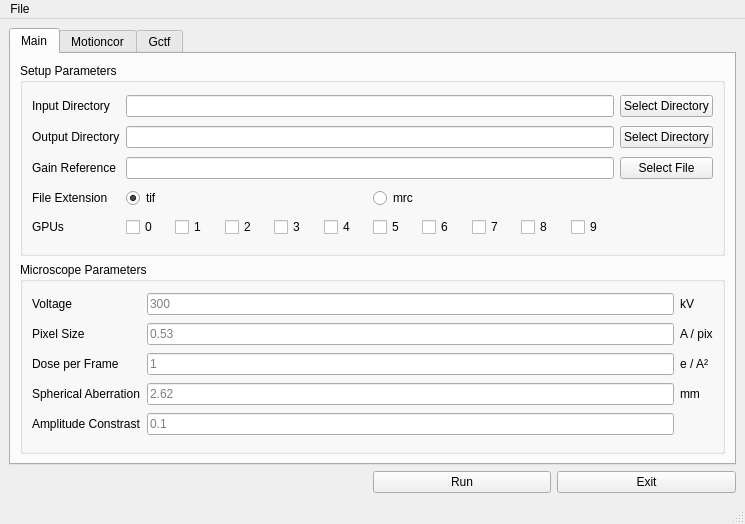
<?xml version="1.0" encoding="UTF-8"?>
<ui version="4.0">
 <class>MainWindow</class>
 <widget class="QMainWindow" name="MainWindow">
  <property name="geometry">
   <rect>
    <x>0</x>
    <y>0</y>
    <width>745</width>
    <height>524</height>
   </rect>
  </property>
  <property name="windowTitle">
   <string>MPIApp</string>
  </property>
  <widget class="QWidget" name="centralwidget">
   <layout class="QGridLayout" name="gridLayout_3">
    <item row="1" column="4">
     <widget class="QPushButton" name="btn_Exit">
      <property name="text">
       <string>Exit</string>
      </property>
     </widget>
    </item>
    <item row="0" column="1" colspan="4">
     <widget class="QTabWidget" name="tabWidget">
      <property name="enabled">
       <bool>true</bool>
      </property>
      <property name="styleSheet">
       <string notr="true"/>
      </property>
      <property name="inputMethodHints">
       <set>Qt::ImhNone</set>
      </property>
      <property name="currentIndex">
       <number>0</number>
      </property>
      <widget class="QWidget" name="Main">
       <property name="layoutDirection">
        <enum>Qt::LeftToRight</enum>
       </property>
       <attribute name="title">
        <string>Main</string>
       </attribute>
       <layout class="QGridLayout" name="gridLayout_4">
        <item row="0" column="0">
         <widget class="QGroupBox" name="groupBox_Main_1">
          <property name="title">
           <string>Setup Parameters</string>
          </property>
          <layout class="QGridLayout" name="gridLayout">
           <item row="2" column="0">
            <widget class="QLabel" name="label">
             <property name="text">
              <string>Input Directory</string>
             </property>
            </widget>
           </item>
           <item row="4" column="2">
            <widget class="QPushButton" name="btnGain">
             <property name="text">
              <string>Select File</string>
             </property>
            </widget>
           </item>
           <item row="6" column="0">
            <widget class="QLabel" name="label_5">
             <property name="text">
              <string>GPUs</string>
             </property>
            </widget>
           </item>
           <item row="5" column="1">
            <layout class="QHBoxLayout" name="horizontalLayout">
             <item>
              <widget class="QRadioButton" name="radio_tif">
               <property name="text">
                <string>tif</string>
               </property>
               <property name="checked">
                <bool>true</bool>
               </property>
              </widget>
             </item>
             <item>
              <widget class="QRadioButton" name="radio_mrc">
               <property name="text">
                <string>mrc</string>
               </property>
              </widget>
             </item>
            </layout>
           </item>
           <item row="4" column="1">
            <widget class="QLineEdit" name="line_Gain"/>
           </item>
           <item row="3" column="1">
            <widget class="QLineEdit" name="line_OutputDir"/>
           </item>
           <item row="3" column="2">
            <widget class="QPushButton" name="btnOutputDir">
             <property name="text">
              <string>Select Directory</string>
             </property>
            </widget>
           </item>
           <item row="2" column="2">
            <widget class="QPushButton" name="btnInputDir">
             <property name="text">
              <string>Select Directory</string>
             </property>
            </widget>
           </item>
           <item row="6" column="1">
            <layout class="QHBoxLayout" name="horizontalLayout_2">
             <item>
              <widget class="QCheckBox" name="GPU_0">
               <property name="text">
                <string>0</string>
               </property>
               <property name="checked">
                <bool>false</bool>
               </property>
              </widget>
             </item>
             <item>
              <widget class="QCheckBox" name="GPU_1">
               <property name="text">
                <string>1</string>
               </property>
              </widget>
             </item>
             <item>
              <widget class="QCheckBox" name="GPU_2">
               <property name="text">
                <string>2</string>
               </property>
              </widget>
             </item>
             <item>
              <widget class="QCheckBox" name="GPU_3">
               <property name="text">
                <string>3</string>
               </property>
              </widget>
             </item>
             <item>
              <widget class="QCheckBox" name="GPU_4">
               <property name="text">
                <string>4</string>
               </property>
              </widget>
             </item>
             <item>
              <widget class="QCheckBox" name="GPU_5">
               <property name="text">
                <string>5</string>
               </property>
              </widget>
             </item>
             <item>
              <widget class="QCheckBox" name="GPU_6">
               <property name="text">
                <string>6</string>
               </property>
              </widget>
             </item>
             <item>
              <widget class="QCheckBox" name="GPU_7">
               <property name="text">
                <string>7</string>
               </property>
              </widget>
             </item>
             <item>
              <widget class="QCheckBox" name="GPU_8">
               <property name="text">
                <string>8</string>
               </property>
              </widget>
             </item>
             <item>
              <widget class="QCheckBox" name="GPU_9">
               <property name="text">
                <string>9</string>
               </property>
              </widget>
             </item>
            </layout>
           </item>
           <item row="2" column="1">
            <widget class="QLineEdit" name="line_InputDir"/>
           </item>
           <item row="5" column="0">
            <widget class="QLabel" name="label_4">
             <property name="text">
              <string>File Extension</string>
             </property>
            </widget>
           </item>
           <item row="4" column="0">
            <widget class="QLabel" name="label_3">
             <property name="text">
              <string>Gain Reference</string>
             </property>
            </widget>
           </item>
           <item row="3" column="0">
            <widget class="QLabel" name="label_2">
             <property name="text">
              <string>Output Directory</string>
             </property>
            </widget>
           </item>
          </layout>
         </widget>
        </item>
        <item row="1" column="0">
         <widget class="QGroupBox" name="groupBox_Main_2">
          <property name="title">
           <string>Microscope Parameters</string>
          </property>
          <property name="flat">
           <bool>false</bool>
          </property>
          <property name="checkable">
           <bool>false</bool>
          </property>
          <layout class="QGridLayout" name="gridLayout_2">
           <item row="3" column="0">
            <widget class="QLabel" name="label_9">
             <property name="text">
              <string>Spherical Aberration</string>
             </property>
            </widget>
           </item>
           <item row="1" column="0">
            <widget class="QLabel" name="label_7">
             <property name="text">
              <string>Pixel Size</string>
             </property>
            </widget>
           </item>
           <item row="0" column="1">
            <widget class="QLineEdit" name="line_kV">
             <property name="enabled">
              <bool>true</bool>
             </property>
             <property name="inputMethodHints">
              <set>Qt::ImhNone</set>
             </property>
             <property name="placeholderText">
              <string>300</string>
             </property>
            </widget>
           </item>
           <item row="4" column="0">
            <widget class="QLabel" name="label_10">
             <property name="text">
              <string>Amplitude Constrast</string>
             </property>
            </widget>
           </item>
           <item row="3" column="1">
            <widget class="QLineEdit" name="line_cs">
             <property name="placeholderText">
              <string>2.62</string>
             </property>
            </widget>
           </item>
           <item row="3" column="2">
            <widget class="QLabel" name="label_63">
             <property name="text">
              <string>mm</string>
             </property>
            </widget>
           </item>
           <item row="2" column="1">
            <widget class="QLineEdit" name="line_dose_per_frame">
             <property name="placeholderText">
              <string>1</string>
             </property>
            </widget>
           </item>
           <item row="4" column="1">
            <widget class="QLineEdit" name="line_ac">
             <property name="placeholderText">
              <string>0.1</string>
             </property>
            </widget>
           </item>
           <item row="2" column="0">
            <widget class="QLabel" name="label_8">
             <property name="text">
              <string>Dose per Frame</string>
             </property>
            </widget>
           </item>
           <item row="0" column="2">
            <widget class="QLabel" name="label_60">
             <property name="text">
              <string>kV</string>
             </property>
            </widget>
           </item>
           <item row="1" column="1">
            <widget class="QLineEdit" name="line_apix">
             <property name="placeholderText">
              <string>0.53</string>
             </property>
            </widget>
           </item>
           <item row="1" column="2">
            <widget class="QLabel" name="label_61">
             <property name="text">
              <string>A / pix</string>
             </property>
            </widget>
           </item>
           <item row="0" column="0">
            <widget class="QLabel" name="label_6">
             <property name="text">
              <string>Voltage</string>
             </property>
            </widget>
           </item>
           <item row="2" column="2">
            <widget class="QLabel" name="label_62">
             <property name="text">
              <string>e / A²</string>
             </property>
            </widget>
           </item>
          </layout>
         </widget>
        </item>
       </layout>
      </widget>
      <widget class="QWidget" name="Motioncor">
       <attribute name="title">
        <string>Motioncor</string>
       </attribute>
       <layout class="QGridLayout" name="gridLayout_5">
        <item row="0" column="0">
         <widget class="QGroupBox" name="groupBox_Motioncor_1">
          <property name="title">
           <string>Setup</string>
          </property>
          <layout class="QFormLayout" name="formLayout_3">
           <item row="0" column="0">
            <widget class="QLabel" name="label_26">
             <property name="text">
              <string>Timeout</string>
             </property>
            </widget>
           </item>
           <item row="0" column="1">
            <widget class="QLineEdit" name="motioncor_timeout">
             <property name="toolTip">
              <string>Timeout in seconds.
If the program takes longer than this to run, it will abort</string>
             </property>
             <property name="text">
              <string>300</string>
             </property>
            </widget>
           </item>
           <item row="1" column="0">
            <widget class="QLabel" name="label_64">
             <property name="text">
              <string>Trials</string>
             </property>
            </widget>
           </item>
           <item row="1" column="1">
            <widget class="QLineEdit" name="motioncor_trials">
             <property name="toolTip">
              <string/>
             </property>
             <property name="text">
              <string>3</string>
             </property>
            </widget>
           </item>
           <item row="2" column="0">
            <widget class="QLabel" name="label_23">
             <property name="toolTip">
              <string>defaults to 'motioncor'</string>
             </property>
             <property name="text">
              <string>Executable</string>
             </property>
            </widget>
           </item>
           <item row="2" column="1">
            <widget class="QToolButton" name="btn_motioncor_executable">
             <property name="toolTip">
              <string>select the path to the executable</string>
             </property>
             <property name="text">
              <string>...</string>
             </property>
            </widget>
           </item>
          </layout>
         </widget>
        </item>
        <item row="0" column="1">
         <widget class="QGroupBox" name="groupBox_Motioncor_2">
          <property name="toolTip">
           <string>this values are defined by the settings in the Main tab</string>
          </property>
          <property name="title">
           <string>Defaults</string>
          </property>
          <layout class="QFormLayout" name="formLayout_8">
           <item row="0" column="0">
            <widget class="QLabel" name="label_18">
             <property name="text">
              <string>FmDose</string>
             </property>
            </widget>
           </item>
           <item row="0" column="1">
            <widget class="QLineEdit" name="motioncor_FmDose">
             <property name="enabled">
              <bool>false</bool>
             </property>
             <property name="toolTip">
              <string>Frame dose in e/A^2. If not specified, dose
weighting will be skipped.</string>
             </property>
             <property name="autoFillBackground">
              <bool>false</bool>
             </property>
             <property name="readOnly">
              <bool>true</bool>
             </property>
            </widget>
           </item>
           <item row="1" column="0">
            <widget class="QLabel" name="label_13">
             <property name="text">
              <string>kV</string>
             </property>
            </widget>
           </item>
           <item row="1" column="1">
            <widget class="QLineEdit" name="motioncor_kV">
             <property name="enabled">
              <bool>false</bool>
             </property>
             <property name="toolTip">
              <string>High tension in kV needed for dose weighting.
Default is 300.</string>
             </property>
            </widget>
           </item>
           <item row="2" column="0">
            <widget class="QLabel" name="label_15">
             <property name="text">
              <string>PixSize</string>
             </property>
            </widget>
           </item>
           <item row="2" column="1">
            <widget class="QLineEdit" name="motioncor_PixSize">
             <property name="enabled">
              <bool>false</bool>
             </property>
             <property name="toolTip">
              <string>Pixel size in A of input stack in angstrom. If not
specified, dose weighting will be skipped.</string>
             </property>
            </widget>
           </item>
          </layout>
         </widget>
        </item>
        <item row="0" column="2">
         <widget class="QGroupBox" name="groupBox_Motioncor_3">
          <property name="title">
           <string>Parameters</string>
          </property>
          <layout class="QFormLayout" name="formLayout_4">
           <item row="1" column="0">
            <widget class="QLabel" name="label_12">
             <property name="text">
              <string>Iter</string>
             </property>
            </widget>
           </item>
           <item row="1" column="1">
            <widget class="QLineEdit" name="motioncor_Iter">
             <property name="toolTip">
              <string>Maximum iterations for iterative alignment,
default 5 iterations.</string>
             </property>
             <property name="placeholderText">
              <string/>
             </property>
            </widget>
           </item>
           <item row="2" column="0">
            <widget class="QLabel" name="label_17">
             <property name="text">
              <string>InitDose</string>
             </property>
            </widget>
           </item>
           <item row="2" column="1">
            <widget class="QLineEdit" name="motioncor_InitDose">
             <property name="toolTip">
              <string>Initial dose received before stack is acquired</string>
             </property>
            </widget>
           </item>
           <item row="3" column="0">
            <widget class="QLabel" name="label_11">
             <property name="text">
              <string>Patch</string>
             </property>
            </widget>
           </item>
           <item row="3" column="1">
            <widget class="QLineEdit" name="motioncor_Patch">
             <property name="toolTip">
              <string>Number of patches to be used for patch based alignment,
default 0 0 corresponding full frame alignment.</string>
             </property>
             <property name="placeholderText">
              <string/>
             </property>
            </widget>
           </item>
           <item row="4" column="0">
            <widget class="QLabel" name="label_28">
             <property name="text">
              <string>Mag</string>
             </property>
            </widget>
           </item>
           <item row="4" column="1">
            <widget class="QLineEdit" name="motioncor_Mag">
             <property name="toolTip">
              <string>1. Correct anisotropic magnification by stretching
   image along the major axis, the axis where the
   lower magificantion is detected.
2. Three inputs are needed including magnifications
   along major and minor axes and the angle of the
   major axis relative to the image x-axis in degree.
3. By default no correction is performed.</string>
             </property>
            </widget>
           </item>
           <item row="0" column="0">
            <widget class="QLabel" name="label_16">
             <property name="text">
              <string>FtBin</string>
             </property>
            </widget>
           </item>
           <item row="0" column="1">
            <widget class="QLineEdit" name="motioncor_FtBin">
             <property name="enabled">
              <bool>true</bool>
             </property>
             <property name="toolTip">
              <string>Binning performed in Fourier space, default 1.0.</string>
             </property>
            </widget>
           </item>
          </layout>
         </widget>
        </item>
        <item row="0" column="3">
         <widget class="QGroupBox" name="groupBox_Motioncor_4">
          <property name="title">
           <string>Misc</string>
          </property>
          <layout class="QFormLayout" name="formLayout_6">
           <item row="0" column="0">
            <widget class="QLabel" name="label_21">
             <property name="text">
              <string>Group</string>
             </property>
            </widget>
           </item>
           <item row="0" column="1">
            <widget class="QLineEdit" name="motioncor_Group">
             <property name="toolTip">
              <string>Group every specified number of frames by adding
them together. The alignment is then performed
on the summed frames. By default, no grouping
is performed.</string>
             </property>
            </widget>
           </item>
           <item row="1" column="0">
            <widget class="QLabel" name="label_22">
             <property name="text">
              <string>FmRef</string>
             </property>
            </widget>
           </item>
           <item row="1" column="1">
            <widget class="QLineEdit" name="motioncor_FmRef">
             <property name="toolTip">
              <string>Specify which frame to be the reference to which
all other frames are aligned. By default (-1) the
the central frame is chosen. The central frame is
at N/2 based upon zero indexing where N is the
number of frames that will be summed, i.e., not
including the frames thrown away.</string>
             </property>
            </widget>
           </item>
           <item row="2" column="0">
            <widget class="QLabel" name="label_14">
             <property name="text">
              <string>Bft</string>
             </property>
            </widget>
           </item>
           <item row="2" column="1">
            <widget class="QLineEdit" name="motioncor_Bft">
             <property name="toolTip">
              <string>B-Factor for alignment, default 100.</string>
             </property>
            </widget>
           </item>
           <item row="3" column="0">
            <widget class="QLabel" name="label_19">
             <property name="text">
              <string>Throw</string>
             </property>
            </widget>
           </item>
           <item row="3" column="1">
            <widget class="QLineEdit" name="motioncor_Throw">
             <property name="toolTip">
              <string>Throw initial number of frames, default is 0</string>
             </property>
            </widget>
           </item>
           <item row="4" column="0">
            <widget class="QLabel" name="label_47">
             <property name="text">
              <string>Trunc</string>
             </property>
            </widget>
           </item>
           <item row="4" column="1">
            <widget class="QLineEdit" name="motioncor_Trunc">
             <property name="toolTip">
              <string>Truncate last number of frames, default is 0</string>
             </property>
            </widget>
           </item>
          </layout>
         </widget>
        </item>
        <item row="1" column="0" colspan="4">
         <widget class="QGroupBox" name="groupBox_Motioncor_5">
          <property name="title">
           <string>Additional parameters</string>
          </property>
          <layout class="QHBoxLayout" name="horizontalLayout_3">
           <item>
            <widget class="QPlainTextEdit" name="plainTextEdit_motioncor">
             <property name="font">
              <font>
               <family>Nimbus Mono L</family>
               <pointsize>11</pointsize>
               <weight>50</weight>
               <bold>false</bold>
              </font>
             </property>
             <property name="placeholderText">
              <string>e.g. -Crop 0 -Bft 100</string>
             </property>
            </widget>
           </item>
          </layout>
         </widget>
        </item>
       </layout>
      </widget>
      <widget class="QWidget" name="Gctf">
       <attribute name="title">
        <string>Gctf</string>
       </attribute>
       <layout class="QGridLayout" name="gridLayout_6">
        <item row="0" column="0">
         <widget class="QGroupBox" name="groupBox_Gctf_1">
          <property name="maximumSize">
           <size>
            <width>16777215</width>
            <height>16777215</height>
           </size>
          </property>
          <property name="title">
           <string>Setup</string>
          </property>
          <layout class="QFormLayout" name="formLayout_2">
           <item row="0" column="0">
            <widget class="QLabel" name="label_38">
             <property name="text">
              <string>Timeout</string>
             </property>
            </widget>
           </item>
           <item row="0" column="1">
            <widget class="QLineEdit" name="gctf_timeout">
             <property name="toolTip">
              <string>Timeout in seconds.
If the program takes longer than this to run, it will abort</string>
             </property>
             <property name="text">
              <string>100</string>
             </property>
            </widget>
           </item>
           <item row="1" column="0">
            <widget class="QLabel" name="label_39">
             <property name="text">
              <string>Trials</string>
             </property>
            </widget>
           </item>
           <item row="1" column="1">
            <widget class="QLineEdit" name="gctf_trials">
             <property name="text">
              <string>3</string>
             </property>
            </widget>
           </item>
           <item row="2" column="0">
            <widget class="QLabel" name="label_42">
             <property name="text">
              <string>CC Cutoff</string>
             </property>
            </widget>
           </item>
           <item row="2" column="1">
            <widget class="QLineEdit" name="gctf_cc_cutoff">
             <property name="toolTip">
              <string>Cross correlation cutoff value for estimating the resolution</string>
             </property>
             <property name="text">
              <string>0.75</string>
             </property>
            </widget>
           </item>
           <item row="3" column="0">
            <widget class="QLabel" name="label_24">
             <property name="toolTip">
              <string>defaults to 'gctf'</string>
             </property>
             <property name="text">
              <string>Executable</string>
             </property>
            </widget>
           </item>
           <item row="3" column="1">
            <widget class="QToolButton" name="btn_gctf_executable">
             <property name="toolTip">
              <string>select the path to the executable</string>
             </property>
             <property name="text">
              <string>...</string>
             </property>
            </widget>
           </item>
          </layout>
         </widget>
        </item>
        <item row="0" column="1">
         <widget class="QGroupBox" name="groupBox_Gctf_2">
          <property name="title">
           <string>Defaults</string>
          </property>
          <layout class="QFormLayout" name="formLayout_7">
           <item row="0" column="0">
            <widget class="QLabel" name="label_31">
             <property name="text">
              <string>apix</string>
             </property>
            </widget>
           </item>
           <item row="0" column="1">
            <widget class="QLineEdit" name="gctf_apix">
             <property name="enabled">
              <bool>false</bool>
             </property>
             <property name="toolTip">
              <string>Pixel size</string>
             </property>
            </widget>
           </item>
           <item row="1" column="0">
            <widget class="QLabel" name="label_32">
             <property name="text">
              <string>kV</string>
             </property>
            </widget>
           </item>
           <item row="1" column="1">
            <widget class="QLineEdit" name="gctf_kV">
             <property name="enabled">
              <bool>false</bool>
             </property>
             <property name="toolTip">
              <string>High tension in Kilovolt</string>
             </property>
            </widget>
           </item>
           <item row="2" column="0">
            <widget class="QLabel" name="label_33">
             <property name="text">
              <string>cs</string>
             </property>
            </widget>
           </item>
           <item row="2" column="1">
            <widget class="QLineEdit" name="gctf_cs">
             <property name="enabled">
              <bool>false</bool>
             </property>
             <property name="toolTip">
              <string>Spherical aberration, in  millimeter</string>
             </property>
            </widget>
           </item>
           <item row="3" column="0">
            <widget class="QLabel" name="label_40">
             <property name="text">
              <string>ac</string>
             </property>
            </widget>
           </item>
           <item row="3" column="1">
            <widget class="QLineEdit" name="gctf_ac">
             <property name="enabled">
              <bool>false</bool>
             </property>
             <property name="toolTip">
              <string>Amplitude contrast; normal range 0.04~0.1; pure ice 0.04, carbon 0.1; but doesn't matter too much if using wrong value</string>
             </property>
            </widget>
           </item>
          </layout>
         </widget>
        </item>
        <item row="0" column="2">
         <widget class="QGroupBox" name="groupBox_Gctf_3">
          <property name="title">
           <string>Additional parameters</string>
          </property>
          <layout class="QHBoxLayout" name="horizontalLayout_5">
           <item>
            <widget class="QScrollArea" name="scrollArea">
             <property name="autoFillBackground">
              <bool>false</bool>
             </property>
             <property name="styleSheet">
              <string notr="true">background-color: rgba(255, 255, 255);</string>
             </property>
             <property name="widgetResizable">
              <bool>true</bool>
             </property>
             <widget class="QWidget" name="scrollAreaWidgetContents">
              <property name="geometry">
               <rect>
                <x>0</x>
                <y>0</y>
                <width>183</width>
                <height>589</height>
               </rect>
              </property>
              <layout class="QFormLayout" name="formLayout">
               <item row="0" column="0">
                <widget class="QLabel" name="label_30">
                 <property name="font">
                  <font>
                   <weight>75</weight>
                   <bold>true</bold>
                  </font>
                 </property>
                 <property name="text">
                  <string>Defocus options</string>
                 </property>
                </widget>
               </item>
               <item row="1" column="0">
                <widget class="QLabel" name="label_34">
                 <property name="text">
                  <string>defL</string>
                 </property>
                </widget>
               </item>
               <item row="1" column="1">
                <widget class="QLineEdit" name="gctf_defL">
                 <property name="toolTip">
                  <string>Lowest defocus value to search, in angstrom</string>
                 </property>
                 <property name="styleSheet">
                  <string notr="true">background-color: rgb(255, 255, 255);</string>
                 </property>
                </widget>
               </item>
               <item row="2" column="0">
                <widget class="QLabel" name="label_35">
                 <property name="text">
                  <string>defH</string>
                 </property>
                </widget>
               </item>
               <item row="2" column="1">
                <widget class="QLineEdit" name="gctf_defH">
                 <property name="toolTip">
                  <string>Highest defocus value to search, in angstrom</string>
                 </property>
                 <property name="styleSheet">
                  <string notr="true">background-color: rgb(255, 255, 255);</string>
                 </property>
                </widget>
               </item>
               <item row="3" column="0">
                <widget class="QLabel" name="label_36">
                 <property name="text">
                  <string>defS</string>
                 </property>
                </widget>
               </item>
               <item row="3" column="1">
                <widget class="QLineEdit" name="gctf_defS">
                 <property name="toolTip">
                  <string>Step of defocus value used to search, in angstrom</string>
                 </property>
                 <property name="styleSheet">
                  <string notr="true">background-color: rgb(255, 255, 255);</string>
                 </property>
                </widget>
               </item>
               <item row="4" column="0">
                <widget class="QLabel" name="label_37">
                 <property name="text">
                  <string>astm</string>
                 </property>
                </widget>
               </item>
               <item row="4" column="1">
                <widget class="QLineEdit" name="gctf_astm">
                 <property name="toolTip">
                  <string>Estimated astigmation in angstrom, don't need to be accurate, within 0.1~10 times is OK</string>
                 </property>
                 <property name="styleSheet">
                  <string notr="true">background-color: rgb(255, 255, 255);</string>
                 </property>
                </widget>
               </item>
               <item row="5" column="0">
                <widget class="QLabel" name="label_25">
                 <property name="font">
                  <font>
                   <weight>75</weight>
                   <bold>true</bold>
                  </font>
                 </property>
                 <property name="text">
                  <string>Phase plate options</string>
                 </property>
                </widget>
               </item>
               <item row="6" column="0">
                <widget class="QLabel" name="label_78">
                 <property name="text">
                  <string>phase_shift_L</string>
                 </property>
                </widget>
               </item>
               <item row="6" column="1">
                <widget class="QLineEdit" name="gctf_phase_shift_L">
                 <property name="toolTip">
                  <string>User defined phase shift, lowest phase shift,  in degree; typically, ~90.0 for micrographs using phase plate </string>
                 </property>
                 <property name="styleSheet">
                  <string notr="true">background-color: rgb(255, 255, 255);</string>
                 </property>
                </widget>
               </item>
               <item row="7" column="0">
                <widget class="QLabel" name="label_79">
                 <property name="text">
                  <string>phase_shift_H</string>
                 </property>
                </widget>
               </item>
               <item row="7" column="1">
                <widget class="QLineEdit" name="gctf_phase_shift_H">
                 <property name="toolTip">
                  <string>User defined phase shift, highest phase shift, final range will be (phase_shift_L, phase_shift_H)</string>
                 </property>
                 <property name="styleSheet">
                  <string notr="true">background-color: rgb(255, 255, 255);</string>
                 </property>
                </widget>
               </item>
               <item row="8" column="0">
                <widget class="QLabel" name="label_80">
                 <property name="text">
                  <string>phase_shift_S</string>
                 </property>
                </widget>
               </item>
               <item row="8" column="1">
                <widget class="QLineEdit" name="gctf_phase_shift_S">
                 <property name="toolTip">
                  <string>User defined phase shift search step; don't worry about the accuracy; this is just the search step, Gctf will refine the phase shift anyway.</string>
                 </property>
                 <property name="styleSheet">
                  <string notr="true">background-color: rgb(255, 255, 255);</string>
                 </property>
                </widget>
               </item>
               <item row="9" column="0">
                <widget class="QLabel" name="label_81">
                 <property name="text">
                  <string>phase_shift_T</string>
                 </property>
                </widget>
               </item>
               <item row="9" column="1">
                <widget class="QLineEdit" name="gctf_phase_shift_T">
                 <property name="toolTip">
                  <string>Phase shift target in the search; 1: CCC; 2: resolution limit;</string>
                 </property>
                 <property name="styleSheet">
                  <string notr="true">background-color: rgb(255, 255, 255);</string>
                 </property>
                </widget>
               </item>
               <item row="10" column="0">
                <widget class="QLabel" name="label_29">
                 <property name="font">
                  <font>
                   <weight>75</weight>
                   <bold>true</bold>
                  </font>
                 </property>
                 <property name="text">
                  <string>Resolution options</string>
                 </property>
                </widget>
               </item>
               <item row="11" column="0">
                <widget class="QLabel" name="label_82">
                 <property name="text">
                  <string>resL</string>
                 </property>
                </widget>
               </item>
               <item row="11" column="1">
                <widget class="QLineEdit" name="gctf_resL">
                 <property name="toolTip">
                  <string>Lowest Resolution to be used for search, in angstrom</string>
                 </property>
                 <property name="styleSheet">
                  <string notr="true">background-color: rgb(255, 255, 255);</string>
                 </property>
                </widget>
               </item>
               <item row="12" column="0">
                <widget class="QLabel" name="label_83">
                 <property name="text">
                  <string>resH</string>
                 </property>
                </widget>
               </item>
               <item row="12" column="1">
                <widget class="QLineEdit" name="gctf_resH">
                 <property name="toolTip">
                  <string>Highest Resolution to be used for search, in angstrom</string>
                 </property>
                 <property name="styleSheet">
                  <string notr="true">background-color: rgb(255, 255, 255);</string>
                 </property>
                </widget>
               </item>
               <item row="13" column="0">
                <widget class="QLabel" name="label_85">
                 <property name="text">
                  <string>do_Hres_ref</string>
                 </property>
                </widget>
               </item>
               <item row="13" column="1">
                <widget class="QLineEdit" name="gctf_do_Hres_ref">
                 <property name="toolTip">
                  <string>Whether to do High-resolution refinement or not, very useful for selecting high quality micrographs</string>
                 </property>
                 <property name="styleSheet">
                  <string notr="true">background-color: rgb(255, 255, 255);</string>
                 </property>
                </widget>
               </item>
               <item row="14" column="0">
                <widget class="QLabel" name="label_86">
                 <property name="text">
                  <string>Href_resL</string>
                 </property>
                </widget>
               </item>
               <item row="14" column="1">
                <widget class="QLineEdit" name="gctf_Href_resL">
                 <property name="toolTip">
                  <string>Lowest Resolution  to be used for High-resolution refinement, in angstrom</string>
                 </property>
                 <property name="styleSheet">
                  <string notr="true">background-color: rgb(255, 255, 255);</string>
                 </property>
                </widget>
               </item>
               <item row="15" column="0">
                <widget class="QLabel" name="label_87">
                 <property name="text">
                  <string>Href_resH</string>
                 </property>
                </widget>
               </item>
               <item row="15" column="1">
                <widget class="QLineEdit" name="gctf_Href_resH">
                 <property name="toolTip">
                  <string>Highest Resolution  to be used for High-resolution refinement, in angstrom</string>
                 </property>
                 <property name="styleSheet">
                  <string notr="true">background-color: rgb(255, 255, 255);</string>
                 </property>
                </widget>
               </item>
               <item row="16" column="0">
                <widget class="QLabel" name="label_84">
                 <property name="text">
                  <string>Href_bfac</string>
                 </property>
                </widget>
               </item>
               <item row="16" column="1">
                <widget class="QLineEdit" name="gctf_Href_bfac">
                 <property name="toolTip">
                  <string>Bfactor to be used for High-resolution refinement,A^2 NOT the estimated micrograph Bfactor!</string>
                 </property>
                 <property name="styleSheet">
                  <string notr="true">background-color: rgb(255, 255, 255);</string>
                 </property>
                </widget>
               </item>
               <item row="17" column="0">
                <widget class="QLabel" name="label_43">
                 <property name="font">
                  <font>
                   <weight>75</weight>
                   <bold>true</bold>
                  </font>
                 </property>
                 <property name="text">
                  <string>Bfactor options</string>
                 </property>
                </widget>
               </item>
               <item row="18" column="0">
                <widget class="QLabel" name="label_44">
                 <property name="text">
                  <string>bfac</string>
                 </property>
                </widget>
               </item>
               <item row="18" column="1">
                <widget class="QLineEdit" name="gctf_bfac">
                 <property name="toolTip">
                  <string>Bfactor used to decrease high resolution amplitude,A^2; NOT the estimated micrograph Bfactor! suggested range 50~300 except using 'REBS method'.</string>
                 </property>
                </widget>
               </item>
               <item row="19" column="0">
                <widget class="QLabel" name="label_45">
                 <property name="text">
                  <string>B_resL</string>
                 </property>
                </widget>
               </item>
               <item row="19" column="1">
                <widget class="QLineEdit" name="gctf_B_resL">
                 <property name="toolTip">
                  <string>Lowest resolution for Bfactor estimation; This output Bfactor is the real estimation of the micrograph</string>
                 </property>
                </widget>
               </item>
               <item row="20" column="0">
                <widget class="QLabel" name="label_46">
                 <property name="text">
                  <string>B_resH</string>
                 </property>
                </widget>
               </item>
               <item row="20" column="1">
                <widget class="QLineEdit" name="gctf_B_resH">
                 <property name="toolTip">
                  <string>Highest resolution for Bfactor estimation</string>
                 </property>
                </widget>
               </item>
              </layout>
             </widget>
            </widget>
           </item>
          </layout>
         </widget>
        </item>
        <item row="1" column="0" colspan="3">
         <widget class="QGroupBox" name="groupBox_Gctf_4">
          <property name="title">
           <string>Additional parameters</string>
          </property>
          <layout class="QHBoxLayout" name="horizontalLayout_4">
           <item>
            <widget class="QPlainTextEdit" name="plainTextEdit_gctf">
             <property name="font">
              <font>
               <family>Nimbus Mono L</family>
               <pointsize>11</pointsize>
               <weight>50</weight>
               <bold>false</bold>
              </font>
             </property>
             <property name="placeholderText">
              <string>e.g. --boxsize 1024 --convsize 30</string>
             </property>
            </widget>
           </item>
          </layout>
         </widget>
        </item>
       </layout>
      </widget>
     </widget>
    </item>
    <item row="1" column="3">
     <widget class="QPushButton" name="btn_Run">
      <property name="text">
       <string>Run</string>
      </property>
     </widget>
    </item>
    <item row="1" column="1" colspan="2">
     <widget class="QLabel" name="label_status">
      <property name="font">
       <font>
        <weight>75</weight>
        <bold>true</bold>
       </font>
      </property>
      <property name="text">
       <string/>
      </property>
     </widget>
    </item>
   </layout>
  </widget>
  <widget class="QMenuBar" name="menubar">
   <property name="geometry">
    <rect>
     <x>0</x>
     <y>0</y>
     <width>745</width>
     <height>20</height>
    </rect>
   </property>
   <widget class="QMenu" name="menuFile">
    <property name="title">
     <string>File</string>
    </property>
    <addaction name="actionSave_configurations"/>
    <addaction name="actionLoad_configurations"/>
    <addaction name="separator"/>
    <addaction name="actionExit"/>
   </widget>
   <addaction name="menuFile"/>
  </widget>
  <widget class="QStatusBar" name="statusbar"/>
  <action name="actionLoad_configurations">
   <property name="text">
    <string>Load configurations...</string>
   </property>
  </action>
  <action name="actionSave_configurations">
   <property name="text">
    <string>Save configurations</string>
   </property>
  </action>
  <action name="actionExit">
   <property name="text">
    <string>Quit</string>
   </property>
  </action>
  <action name="actionMotioncor_manual">
   <property name="text">
    <string>Motioncor manual</string>
   </property>
  </action>
  <action name="actionGctf_manual">
   <property name="text">
    <string>Gctf manual</string>
   </property>
  </action>
 </widget>
 <resources/>
 <connections/>
</ui>
